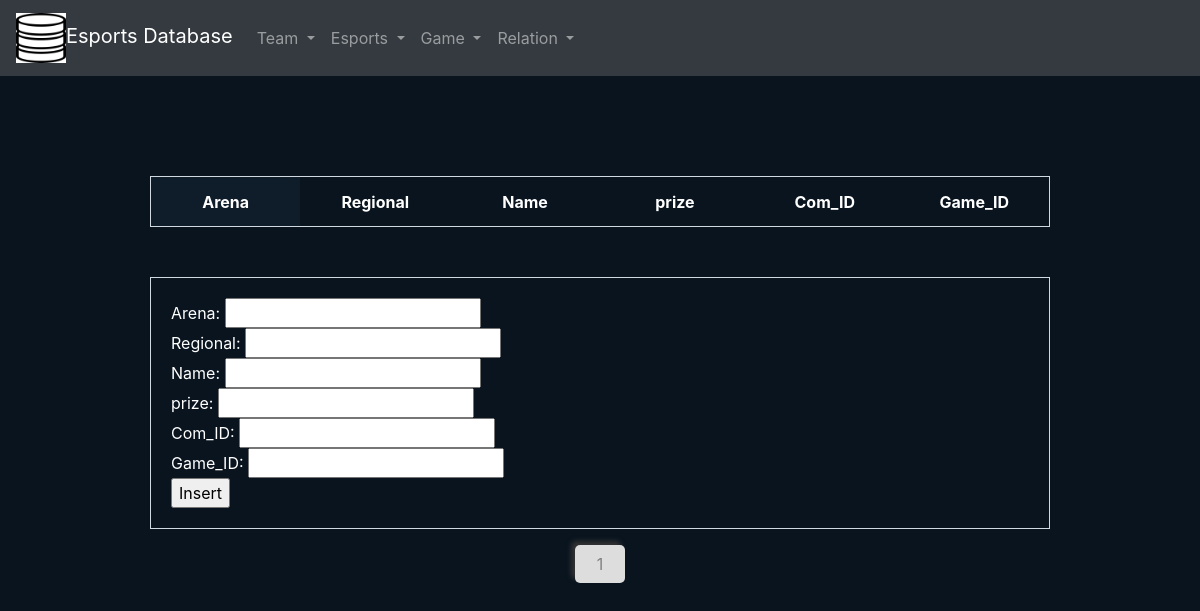
Before: /game_frontend/subpage/competition.php with the older database file.
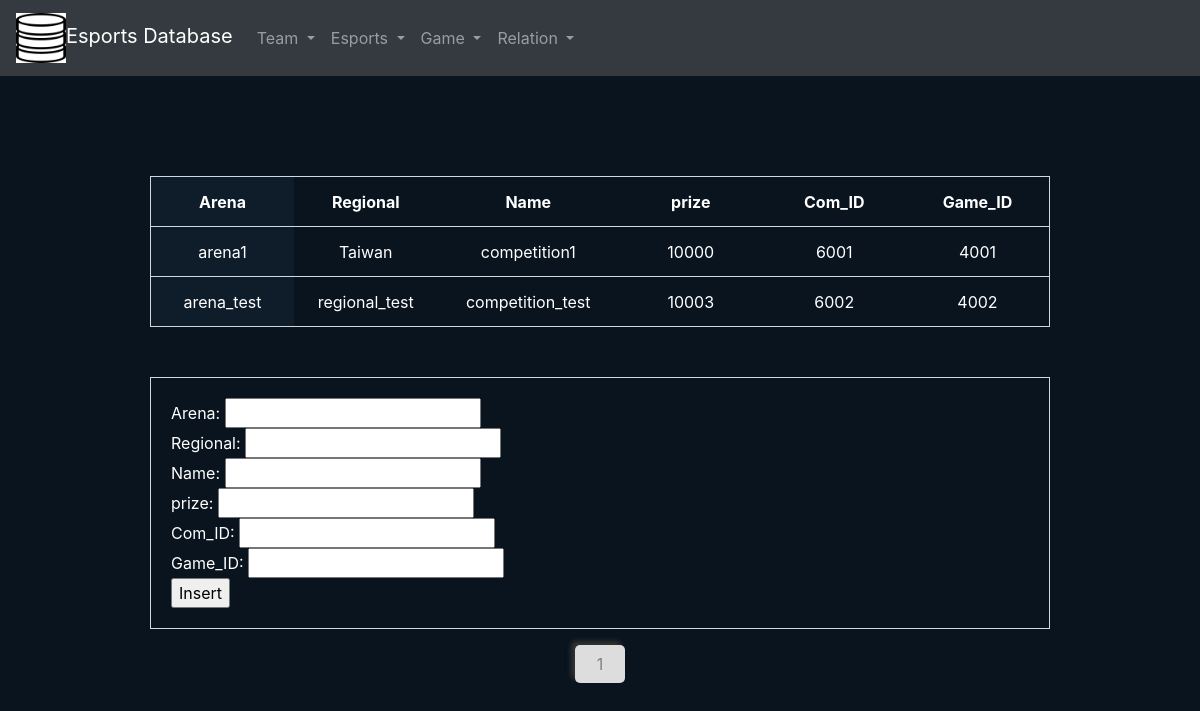
After: the same page with the newer database file.
### tables this page shows
CREATE TABLE `competition` (
  `Arena` varchar(250) NOT NULL,
  `Regional` varchar(250) NOT NULL,
  `Name` varchar(250) NOT NULL,
  `prize` int(11) NOT NULL,
  `Com_ID` int(11) NOT NULL,
  `Game_ID` int(11) NOT NULL
);

### game_frontend/subpage/competition.php (the view, shortened to what this page needs)
<html lang="zh-TW">
    <head>
        <link rel="stylesheet" href="https://stackpath.bootstrapcdn.com/bootstrap/4.3.1/css/bootstrap.min.css">
        <link rel="stylesheet" href="../css/index.css">
    </head>
    <body>
        <nav class="navbar navbar-expand-sm bg-dark navbar-dark">
            <a class="navbar-brand" href="../index.php"><img src="../img/db.png" class="logo">Esports Database</a>
            <ul class="navbar-nav">
                <li class="nav-item dropdown">
                    <a class="nav-link dropdown-toggle" href="#" id="navbardrop" data-toggle="dropdown">
                       Team
                    </a>
                </li>
                <li class="nav-item dropdown">
                    <a class="nav-link dropdown-toggle" href="#" id="navbardrop" data-toggle="dropdown">
                        Esports
                    </a>
                </li>
                <li class="nav-item dropdown">
                  <a class="nav-link dropdown-toggle" href="#" id="navbardrop" data-toggle="dropdown">
                    Game
                  </a>
                </li>
                <li class="nav-item dropdown">
                    <a class="nav-link dropdown-toggle" href="#" id="navbardrop" data-toggle="dropdown">
                      Relation
                    </a>
                  </li>
              </ul>
        </nav>
        <table class="tableform" align="center">
        <?php
        $db_host='127.0.0.1';
        $db_user='root';
        $db_pass='';
        $db_name='gamedb';
        $conn = mysqli_connect($db_host, $db_user, $db_pass, $db_name);
        $sql = 'select * from competition';
        $query = mysqli_query($conn,$sql);
            echo "
            <table class='tableform' align='center'>
            <tr>
            <th>Arena</th>
            <th>Regional</th>
            <th>Name</th>
            <th>prize</th>
            <th>Com_ID</th>
            <th>Game_ID</th>
            </tr>";
            while ($row = mysqli_fetch_array($query))
            {
                echo ' <tr>
                <td>'.$row['Arena'].'</td>
                <td>'.$row['Regional'].'</td>
                <td>'.$row['Name'].'</td>
                <td>'.$row['prize'].'</td>
                <td>'.$row['Com_ID'].'</td>
                <td>'.$row['Game_ID'].'</td>
                </tr>';
            }
        echo "</table>";
        ?>
        </table>
        <div align = "center">
        <form action="comp_insert.php" method = "post" class="tableform" align = "left">
            Arena: <input type = "text" name = "Arena">
                        <br/>
            Regional: <input type = "text" name = "Regional">
                        <br/>
            Name: <input type = "text" name = "Name">
                        <br/>
            prize: <input type = "text" name = "prize">
                        <br/>
            Com_ID: <input type = "text" name = "Com_ID">
                        <br/>
            Game_ID: <input type = "text" name = "Game_ID">
                        <br/>
            <input type="submit" value ="Insert">
        </form>
        </div>
    <div align=center>
        <a class="btn" href="#">1</a>
    </div>
    </body>
</html>

### game_frontend/css/index.css (style rules this page uses)
.tableform { width: 900px ; padding: 20px; margin-top:50px; color:white; border: solid 1px #d0d8e0; }
td,th,tr { text-align: center; width: 100px; height: 50px; }
tr { border: solid 1px #d0d8e0; }
th:nth-child(1) { background-color: #0f1d2b; }
td:nth-child(1) { background-color: #0f1d2b; }
.btn { text-decoration: none; border-radius: 5px; padding:6px; width:50px; background-color:#dddddd; color:gray; box-shadow: -4px -4px 5px #333333; }
body { background-color: #09141f; }
.logo { height:50px; width:50px; }

Changed rows visible on the page:
added competition: Arena "arena1", Regional "Taiwan", Name "competition1", prize "10000", Com_ID "6001", Game_ID "4001"
added competition: Arena "arena_test", Regional "regional_test", Name "competition_test", prize "10003", Com_ID "6002", Game_ID "4002"
